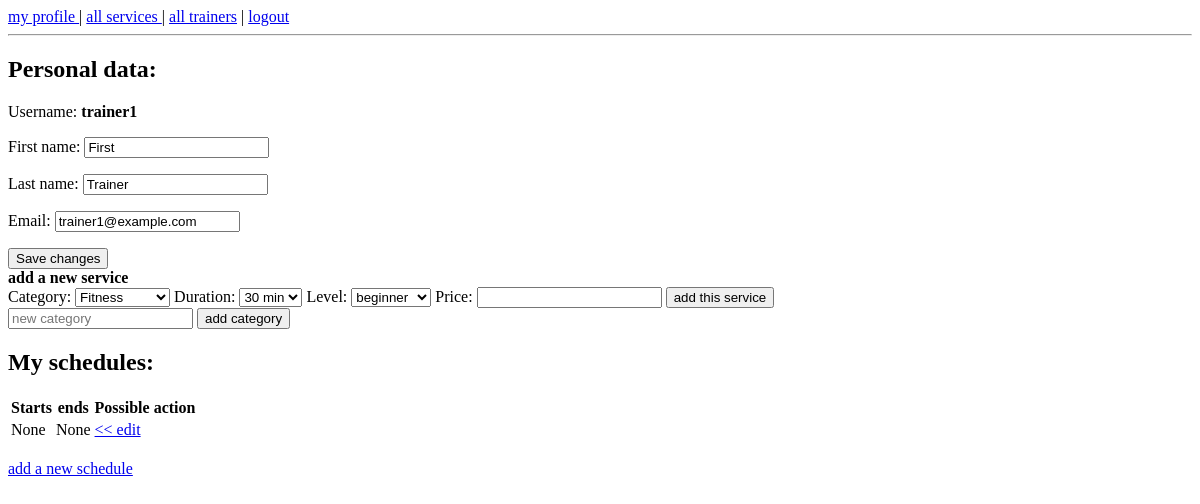
Page /user/ (signed in) on the earlier database version.
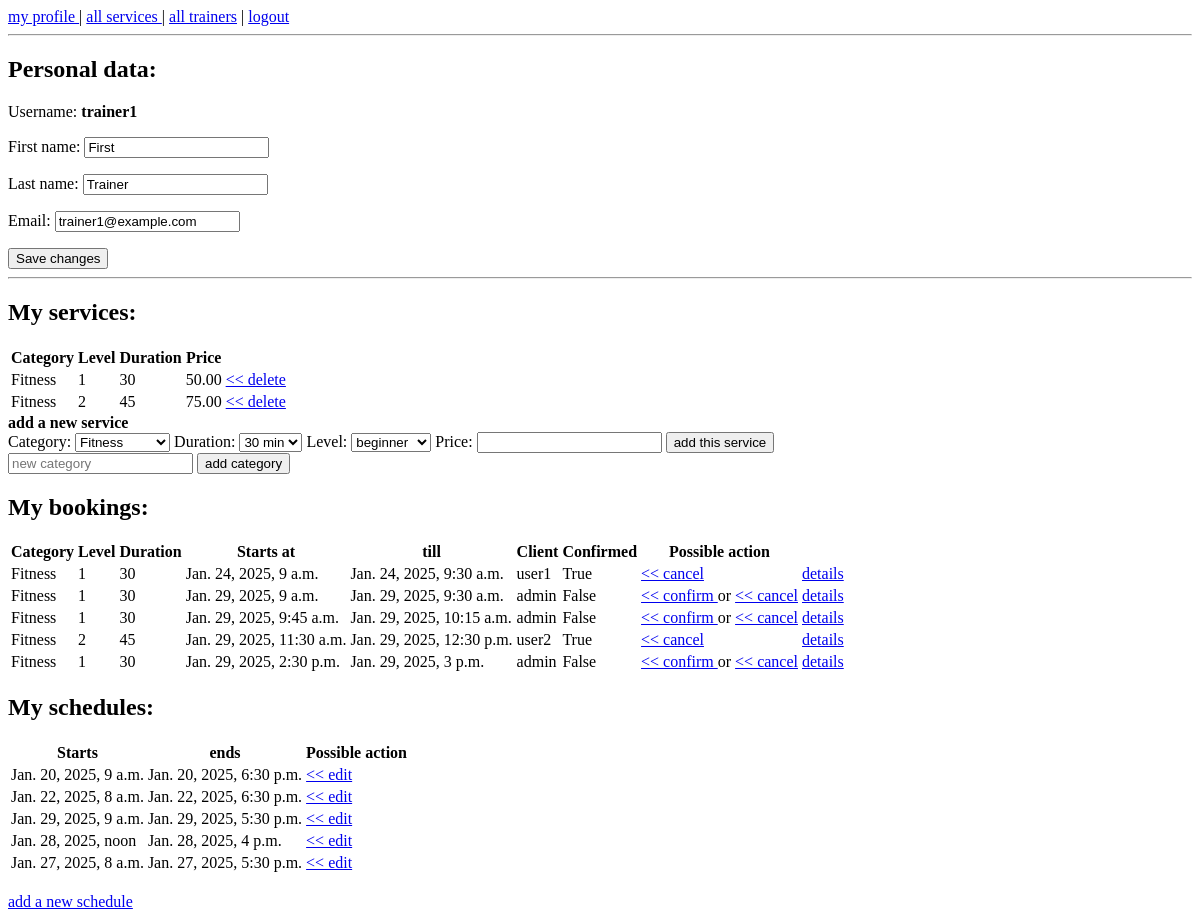
Same page on the later database version.
### trainer/models.py (models this page shows, shortened)
class TrainerSchedule(models.Model):
    datetime_start = models.DateTimeField()
    datetime_end = models.DateTimeField()
    trainer = models.ForeignKey(User, on_delete=models.CASCADE)

class Service(models.Model):
    category = models.ForeignKey(Category, on_delete=models.CASCADE)
    trainer = models.ForeignKey(User, on_delete=models.CASCADE)
    price = models.DecimalField(max_digits=5, decimal_places=2)
    level = models.IntegerField()
    duration = models.IntegerField()

class Category(models.Model):
    name = models.TextField()

### booking/models.py (models this page shows)
class Booking(models.Model):
    user = models.ForeignKey(User, on_delete=models.CASCADE, related_name='user')
    trainer = models.ForeignKey(User, on_delete=models.CASCADE, related_name='trainer')
    datetime_start = models.DateTimeField()
    datetime_end = models.DateTimeField()
    service = models.ForeignKey(Service, on_delete=models.CASCADE)
    status = models.BooleanField()

### users/views.py (the view)
# urls.py: path('', views.user_page, name='user_page'),
@login_required(login_url='/login')
def user_page(request):
    if request.method == 'GET':
        user_group = request.user.groups.first().name
        if user_group == 'client':
            bookings = models.Booking.objects.filter(user=request.user).order_by('datetime_start').all()
        else:
            bookings = models.Booking.objects.filter(trainer=request.user).order_by('datetime_start').all()
        my_services = Service.objects.filter(trainer=request.user).all()
        categories = Category.objects.all()
        schedules = TrainerSchedule.objects.filter(trainer=request.user).all()
        update_form = forms.UpdateProfileForm(initial={'first_name': request.user.first_name,
                                                       'last_name': request.user.last_name, 'email': request.user.email})
        return render(request, "profile.html", {'update_form': update_form,
                                            'username': request.user.username, 'user_group': user_group,
                                            'bookings': bookings, 'services': my_services, 'categories': categories,
                                            'schedules': schedules})
    else:
        update_form = forms.UpdateProfileForm(request.POST)
        if update_form.is_valid():
            User.objects.filter(id=request.user.id).update(**update_form.cleaned_data)
            return redirect('/user/')

### users/forms.py
class UpdateProfileForm(forms.Form):
    first_name = forms.CharField(widget=forms.TextInput(attrs={'class':'form-control'}))
    last_name = forms.CharField(widget=forms.TextInput(attrs={'class':'form-control'}))
    email = forms.EmailField(widget=forms.TextInput(attrs={'class':'form-control'}))

### templates/profile.html (shortened to what the changed rows need)
<!DOCTYPE html>
<html lang="en">
<head>
</head>
<body>
    <h2>Personal data:</h2>
    Username: <b>{{ username }}</b> <br>
    <form method="post">
        {{ update_form.as_p }}
        <input type="submit" value="Save changes">
    </form>
    {% if user_group == 'trainer' %}
        {% if services %}
            <hr>
            <h2>My services:</h2>
            <table>
                <tr>
                    <th>Category</th>
                    <th>Level</th>
                    <th>Duration</th>
                    <th>Price</th>
                </tr>
                {% for service in services %}
                    <tr>
                        <td>{{ service.category.name }}</td>
                        <td>{{ service.level }}</td>
                        <td>{{ service.duration }}</td>
                        <td>{{ service.price }}</td>
                        <td><a href="/service/delete/{{ service.id }}"> << delete </a></td>
                    </tr>
                {% endfor %}
            </table>
        {% endif %}
        <b>add a new service</b>
        <form action="/service/add/{{ request.user.id }}" method="post">
            Category: <select name="category">
                      </select>
            Duration: <select name="duration">
                      </select>
            Level: <select name="level">
                      </select>
            Price: <input type="number" name="price">
            <input type="submit" value="add this service"> <br>
        </form>
        <form method="post" action="/category/add">
            <input type="text" placeholder="new category" name="new_category">
            <input type="submit" value="add category">
        </form>
        {% if bookings %}
            <h2>My bookings:</h2>
            <table>
                <tr>
                    <th>Category</th>
                    <th>Level</th>
                    <th>Duration</th>
                    <th>Starts at</th>
                    <th>till</th>
                    <th>Client</th>
                    <th>Confirmed</th>
                    <th>Possible action</th>
                </tr>
                {% for booking in bookings %}
                    <tr>
                        <td>{{ booking.service.category.name }}</td>
                        <td>{{ booking.service.level }}</td>
                        <td>{{ booking.service.duration }}</td>
                        <td>{{ booking.datetime_start }}</td>
                        <td>{{ booking.datetime_end }}</td>
                        <td>{{ booking.user.username }}</td>
                        {% if booking.status %}
                            <td>{{ booking.status }}</td>
                            <td> <a href="/booking/{{ booking.id }}/cancel"> << cancel </a></td>
                        {% else %}
                            <td>{{ booking.status }} </td>
                            <td> <a href="/booking/{{ booking.id }}/accept"> << confirm </a>
                             or <a href="/booking/{{ booking.id }}/cancel"> << cancel </a></td>
                        {% endif %}
                        <td><a href="/booking/{{ booking.id }}"> details </a></td>
                    </tr>
                {% endfor %}
            </table>
        {% endif %}
        {% if schedules %}
            <h2>My schedules:</h2>
            <table>
                <tr>
                    <th>Starts</th>
                    <th>ends</th>
                    <th>Possible action</th>
                </tr>
                {% for schedule in schedules %}
                    <tr>
                        <td>{{ schedule.datetime_start }}</td>
                        <td>{{ schedule.datetime_end }}</td>
                        <td> <a href="/trainer/edit_schedule/{{ schedule.id }}"> << edit </a> </td>
                    </tr>
                {% endfor %}
            </table>
        {% endif %}
        <br> <a href="/trainer/add_schedule/{{ request.user.id }}"> add a new schedule </a>
    {% endif %}
</body>
</html>

Differences in the rows shown:
added Service: category.name "Fitness", level "1", duration "30", price "50.00"
added Service: category.name "Fitness", level "2", duration "45", price "75.00"
added Booking: service.category.name "Fitness", service.level "1", service.duration "30", datetime_start "Jan. 24, 2025, 9 a.m.", datetime_end "Jan. 24, 2025, 9:30 a.m.", user.username "user1", status "True"
added Booking: service.category.name "Fitness", service.level "1", service.duration "30", datetime_start "Jan. 29, 2025, 9 a.m.", datetime_end "Jan. 29, 2025, 9:30 a.m.", user.username "admin", status "False"
added Booking: service.category.name "Fitness", service.level "1", service.duration "30", datetime_start "Jan. 29, 2025, 9:45 a.m.", datetime_end "Jan. 29, 2025, 10:15 a.m.", user.username "admin", status "False"
added Booking: service.category.name "Fitness", service.level "2", service.duration "45", datetime_start "Jan. 29, 2025, 11:30 a.m.", datetime_end "Jan. 29, 2025, 12:30 p.m.", user.username "user2", status "True"
added Booking: service.category.name "Fitness", service.level "1", service.duration "30", datetime_start "Jan. 29, 2025, 2:30 p.m.", datetime_end "Jan. 29, 2025, 3 p.m.", user.username "admin", status "False"
changed TrainerSchedule: datetime_start "None" → "Jan. 20, 2025, 9 a.m."; datetime_end "None" → "Jan. 20, 2025, 6:30 p.m."
added TrainerSchedule: datetime_start "Jan. 22, 2025, 8 a.m.", datetime_end "Jan. 22, 2025, 6:30 p.m."
added TrainerSchedule: datetime_start "Jan. 29, 2025, 9 a.m.", datetime_end "Jan. 29, 2025, 5:30 p.m."
added TrainerSchedule: datetime_start "Jan. 28, 2025, noon", datetime_end "Jan. 28, 2025, 4 p.m."
added TrainerSchedule: datetime_start "Jan. 27, 2025, 8 a.m.", datetime_end "Jan. 27, 2025, 5:30 p.m."
Other differences:
text now shown: "My services: Category Level Duration Price My bookings: Category Level Duration Starts at till Client Confirmed Possible action"
